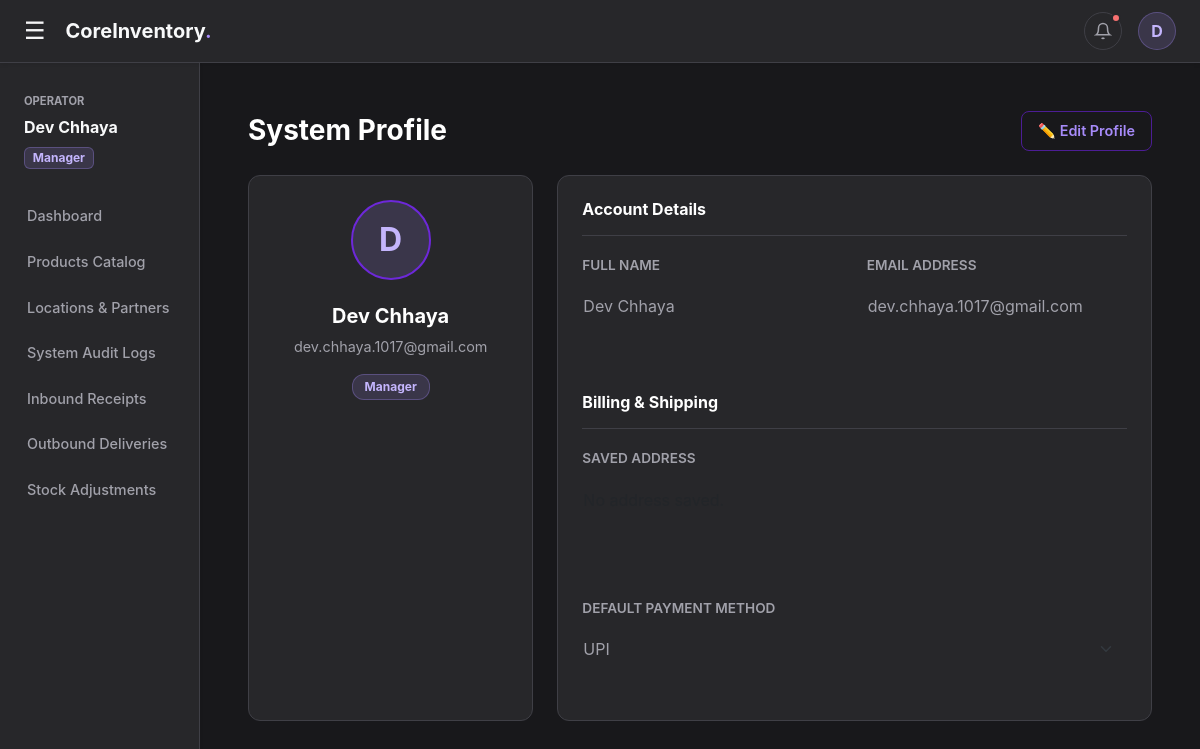
/profile (signed in), run on the app's committed database.
### app.py (models this page shows)
class User(db.Model):
    __tablename__ = 'users'
    id = db.Column(db.Integer, primary_key=True)
    username = db.Column(db.String(50), unique=True, nullable=False)
    email = db.Column(db.String(100), unique=True, nullable=False)
    password_hash = db.Column(db.String(255), nullable=False)
    role = db.Column(db.String(20), nullable=False, default='Manager')
    address = db.Column(db.Text, nullable=True)
    preferred_payment = db.Column(db.String(20), nullable=True, default='UPI')
    reset_otp = db.Column(db.String(6), nullable=True)
    otp_expiry = db.Column(db.DateTime, nullable=True)

### app.py (the view, shortened to what this page needs)
@app.route('/profile', methods=['GET', 'POST'])
@login_required
def profile():
    user = User.query.get(session['user_id'])
    return render_template('profile.html', user=user)

### app.py (called while the page is built)
@app.context_processor
def inject_global_data():
    if 'user_id' in session:
        nav_pending = InventoryOperation.query.filter(InventoryOperation.status != 'Done').order_by(InventoryOperation.created_at.desc()).limit(4).all()
        nav_completed = InventoryOperation.query.filter_by(status='Done').order_by(InventoryOperation.created_at.desc()).limit(4).all()
        return dict(nav_pending=nav_pending, nav_completed=nav_completed)
    return dict()

def login_required(f):
    @wraps(f)
    def decorated_function(*args, **kwargs):
        if 'user_id' not in session: return redirect(url_for('login'))
        user = User.query.get(session['user_id'])
        if not user:
            session.clear()
            return redirect(url_for('login'))
        return f(*args, **kwargs)
    return decorated_function

### templates/profile.html (shortened to what this page needs)
{% extends "base.html" %}
{% block content %}
<div class="d-flex justify-content-between align-items-center mb-4">
    <h1 class="h3 text-white fw-bold mb-0">System Profile</h1>
    <button type="button" class="btn-outline-purple" id="editBtn" onclick="enableEditMode()">✏️ Edit Profile</button>
</div>
<div class="row g-4">
    <div class="col-md-4">
        <div class="panel-card h-100 text-center">
            <div class="d-flex justify-content-center">
                <div class="profile-avatar">{{ user.username[0] | upper }}</div>
            </div>
            <h5 class="text-white fw-bold mt-2">{{ user.username }}</h5>
            <p style="color: #A1A1AA; font-size: 0.9rem;">{{ user.email }}</p>
            <span class="badge" style="background: rgba(167, 139, 250, 0.15); color: #C4B5FD; border: 1px solid rgba(167, 139, 250, 0.3); padding: 6px 12px; border-radius: 12px;">{{ user.role }}</span>
        </div>
    </div>
    <div class="col-md-8">
        <div class="panel-card">
            <form method="POST" action="/profile" id="profileForm">
                <h6 class="text-white fw-bold mb-3 pb-3" style="border-bottom: 1px solid #3F3F46;">Account Details</h6>
                <div class="row mb-3">
                    <div class="col-md-6 mb-3">
                        <label class="form-label text-muted-custom">Full Name</label>
                        <input type="text" name="name" class="form-control dark-input editable-field" value="{{ user.username }}" readonly required>
                    </div>
                    <div class="col-md-6 mb-3">
                        <label class="form-label text-muted-custom">Email Address</label>
                        <input type="email" name="email" class="form-control dark-input editable-field" value="{{ user.email }}" readonly required>
                    </div>
                </div>
                <h6 class="text-white fw-bold mb-3 mt-5 pb-3" style="border-bottom: 1px solid #3F3F46;">Billing & Shipping</h6>
                <div class="mb-4">
                    <label class="form-label text-muted-custom">Saved Address</label>
                    <textarea name="address" class="form-control dark-input editable-field" rows="3" readonly placeholder="No address saved.">{{ user.address or '' }}</textarea>
                </div>
                <div class="mb-4">
                    <label class="form-label text-muted-custom">Default Payment Method</label>
                    <select name="preferred_payment" class="form-select dark-input editable-field" disabled>
                        <option value="UPI" {% if user.preferred_payment == 'UPI' %}selected{% endif %}>UPI</option>
                    </select>
                </div>
            </form>
        </div>
    </div>
</div>
{% endblock %}

### templates/base.html (shortened to what this page needs)
<!DOCTYPE html>
<html lang="en">
<head>
    <link href="https://cdn.jsdelivr.net/npm/bootstrap@5.3.0/dist/css/bootstrap.min.css" rel="stylesheet">
</head>
<body>
    <div class="top-navbar sticky-top shadow-sm">
        <div class="d-flex align-items-center">
            <button class="burger-icon" id="sidebarToggle">&#9776;</button>
            <h5 class="mb-0 fw-bold text-light">CoreInventory<span style="color: var(--accent-light)">.</span></h5>
        </div>
        <div class="d-flex align-items-center">
            <div class="dropdown me-3">
                <button class="nav-icon-btn" type="button" data-bs-toggle="dropdown" aria-expanded="false">
                    <svg width="18" height="18" viewBox="0 0 24 24" fill="none" stroke="currentColor" stroke-width="2"><path d="M18 8A6 6 0 0 0 6 8c0 7-3 9-3 9h18s-3-2-3-9"></path><path d="M13.73 21a2 2 0 0 1-3.46 0"></path></svg>
                    {% if nav_pending|length > 0 %}
                        <span class="notification-dot"></span>
                    {% endif %}
                </button>
            </div>
            <div class="dropdown">
                <button class="profile-btn" type="button" data-bs-toggle="dropdown" aria-expanded="false">
                    {{ session.get('user_name', 'U')[0] | upper }}
                </button>
            </div>
        </div>
    </div>
    <div class="container-fluid position-relative">
        <div class="row flex-nowrap">
            <nav id="sidebar" class="col-auto col-md-3 col-lg-2 px-0 sidebar-menu shadow-sm">
                <div class="px-4 mb-4">
                    <small class="text-uppercase fw-bold" style="color: var(--text-muted); font-size: 0.7rem;">Operator</small>
                    <div class="text-light mt-1 fw-bold">{{ session.get('user_name', 'System User') }}</div>
                    <span class="badge mt-2" style="background: rgba(167, 139, 250, 0.15); color: #C4B5FD; border: 1px solid rgba(167, 139, 250, 0.3);">{{ session.get('user_role', 'Guest') }}</span>
                </div>
                <a href="/dashboard">Dashboard</a>
                {% if session.get('user_role') == 'Manager' %}
                    <a href="/products">Products Catalog</a>
                    <a href="/locations">Locations & Partners</a>
                    <a href="/audit">System Audit Logs</a>
                {% endif %}
                <a href="/receipts">Inbound Receipts</a>
                <a href="/deliveries">Outbound Deliveries</a>
                <a href="/adjustments">Stock Adjustments</a>
            </nav>
            <main class="col px-md-5 py-5">
                {% block content %}{% endblock %}
            </main>
        </div>
    </div>
</body>
</html>

### templates/base.html (style rules this page uses)
:root { --bg-dark: #18181B; --surface-dark: #27272A; --border-dark: #3F3F46; --text-primary: #F4F4F5; --text-muted: #A1A1AA; --accent-light: #A78BFA; }
body { background-color: var(--bg-dark); color: var(--text-primary); overflow-x: hidden; font-family: 'Inter', system-ui, sans-serif; }
.top-navbar { background-color: var(--surface-dark); border-bottom: 1px solid var(--border-dark); padding: 12px 24px; display: flex; align-items: center; justify-content: space-between; }
.burger-icon { font-size: 1.5rem; cursor: pointer; margin-right: 20px; border: none; background: none; color: var(--text-primary); padding: 0; transition: color 0.2s; }
.nav-icon-btn { background: transparent; border: 1px solid var(--border-dark); color: var(--text-muted); border-radius: 50%; width: 38px; height: 38px; display: flex; align-items: center; justify-content: center; transition: all 0.2s; position: relative; }
.notification-dot { position: absolute; top: 0px; right: 0px; width: 10px; height: 10px; background-color: #F87171; border-radius: 50%; border: 2px solid var(--surface-dark); }
.profile-btn { background: rgba(167, 139, 250, 0.15); color: #C4B5FD; border: 1px solid rgba(167, 139, 250, 0.3); border-radius: 50%; width: 38px; height: 38px; font-weight: bold; display: flex; align-items: center; justify-content: center; text-decoration: none; cursor: pointer; }
.sidebar-menu { min-height: calc(100vh - 63px); background-color: var(--surface-dark); border-right: 1px solid var(--border-dark); padding-top: 24px; transition: all 0.2s ease-in-out; }
.sidebar-menu a { color: var(--text-muted); text-decoration: none; padding: 12px 24px; display: block; font-weight: 500; font-size: 0.9rem; transition: all 0.2s; border-left: 3px solid transparent; }

### templates/profile.html (style rules this page uses)
.panel-card { background-color: #27272A; border: 1px solid #3F3F46; border-radius: 12px; padding: 24px; }
.dark-input { background-color: #18181B; border: 1px solid #3F3F46; color: #F4F4F5; border-radius: 8px; padding: 10px 14px; transition: all 0.2s; }
.dark-input[readonly], .dark-input[disabled] { background-color: transparent; border-color: transparent; padding-left: 0; color: #A1A1AA; pointer-events: none; resize: none; }
.profile-avatar { width: 80px; height: 80px; background-color: rgba(167, 139, 250, 0.15); color: #C4B5FD; border-radius: 50%; display: flex; align-items: center; justify-content: center; font-size: 2rem; font-weight: bold; margin-bottom: 1rem; border: 2px solid #6D28D9; }
.btn-outline-purple { background: transparent; border: 1px solid #4C1D95; color: #A78BFA; border-radius: 8px; padding: 8px 16px; font-size: 0.9rem; font-weight: 600; }
.text-muted-custom { color: #A1A1AA; font-size: 0.85rem; font-weight: 600; text-transform: uppercase; }

### data on the page
User: get "Dev Chhaya", get "Manager", username "D", username "Dev Chhaya", email "dev.chhaya.1017@gmail.com", role "Manager", name "Dev Chhaya", preferred_payment "UPI"

### other printed values
{{ session.get('user_name', 'U')[0] | upper }} "D"
